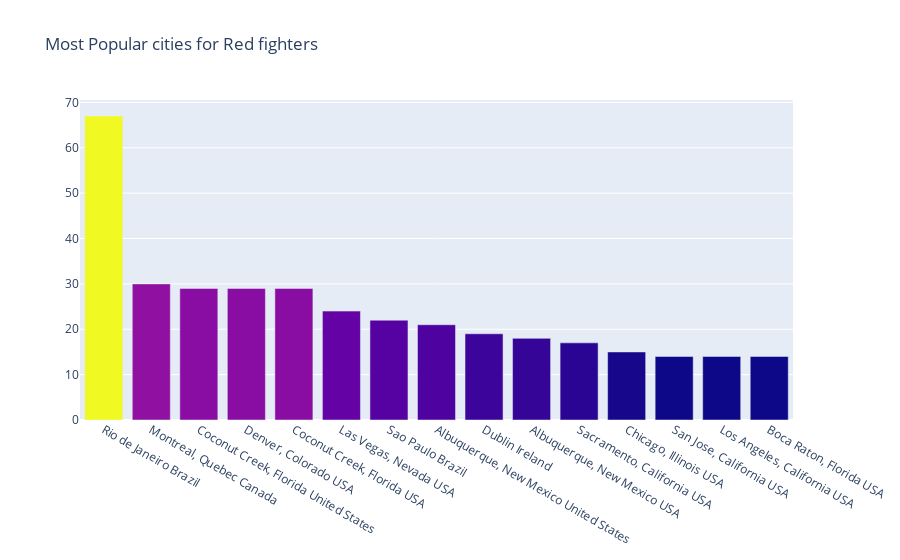

Write notebook code for a chart like this one.
### Code cell
cnt_srs = df['R_Location'].value_counts().head(15)

trace = go.Bar(
    x=cnt_srs.index,
    y=cnt_srs.values,
    marker=dict(
        color=cnt_srs.values,
    ),
)

layout = go.Layout(
    title='Most Popular cities for Red fighters'
)

data = [trace]
fig = go.Figure(data=data, layout=layout)
offline.iplot(fig, filename="Ratio")

### Figure 1 — Plotly figure (JSON) as saved in the notebook; plotly's stock layout.template omitted (floating-point values rounded to 4 significant figures)
{"data": [{"marker": {"color": [67, 30, 29, 29, 29, 24, 22, 21, 19, 18, 17, 15, 14, 14, 14]}, "x": ["Rio de Janeiro Brazil", "Montreal, Quebec Canada", "Coconut Creek, Florida United States", "Denver, Colorado USA", "Coconut Creek, Florida USA", "Las Vegas, Nevada USA", "Sao Paulo Brazil", "Albuquerque, New Mexico United States", "Dublin Ireland", "Albuquerque, New Mexico USA", "Sacramento, California USA", "Chicago, Illinois USA", "San Jose, California USA", "Los Angeles, California USA", "Boca Raton, Florida USA"], "y": [67, 30, 29, 29, 29, 24, 22, 21, 19, 18, 17, 15, 14, 14, 14], "type": "bar"}], "layout": {"title": {"text": "Most Popular cities for Red fighters"}}}
